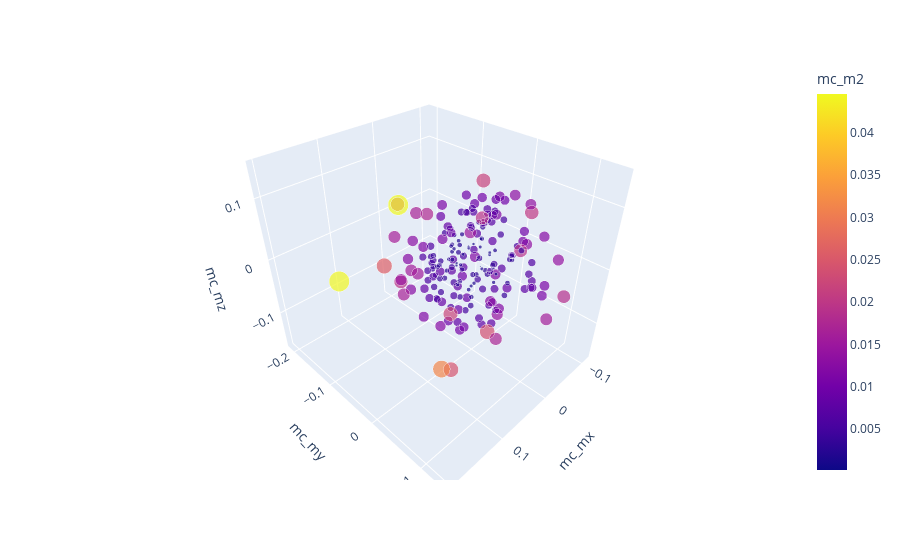

Notebook source saved alongside this figure:
### Code cell
fig = px.scatter_3d(sf.mcconf_df,x='mc_mx',y='mc_my',z='mc_mz',size='mc_m2',color='mc_m2')
fig.show()

### Figure 1 — Plotly figure (JSON) as saved in the notebook; plotly's stock layout.template omitted (floating-point values rounded to 4 significant figures; data arrays with more than 128 entries replaced by an {"elided": "..."} marker saying what was removed)
{"data": [{"hovertemplate": "mc_mx=%{x}<br>mc_my=%{y}<br>mc_mz=%{z}<br>mc_m2=%{marker.color}<extra></extra>", "legendgroup": "", "marker": {"color": {"elided": "200 float values"}, "coloraxis": "coloraxis", "size": {"elided": "200 float values"}, "sizemode": "area", "sizeref": 0.0001115, "symbol": "circle"}, "mode": "markers", "name": "", "scene": "scene", "showlegend": false, "type": "scatter3d", "x": {"elided": "200 float values"}, "y": {"elided": "200 float values"}, "z": {"elided": "200 float values"}}], "layout": {"coloraxis": {"colorbar": {"title": {"text": "mc_m2"}}, "colorscale": [[0, "#0d0887"], [0.1111, "#46039f"], [0.2222, "#7201a8"], [0.3333, "#9c179e"], [0.4444, "#bd3786"], [0.5556, "#d8576b"], [0.6667, "#ed7953"], [0.7778, "#fb9f3a"], [0.8889, "#fdca26"], [1, "#f0f921"]]}, "legend": {"itemsizing": "constant", "tracegroupgap": 0}, "margin": {"t": 60}, "scene": {"domain": {"x": [0, 1], "y": [0, 1]}, "xaxis": {"title": {"text": "mc_mx"}}, "yaxis": {"title": {"text": "mc_my"}}, "zaxis": {"title": {"text": "mc_mz"}}}}}
